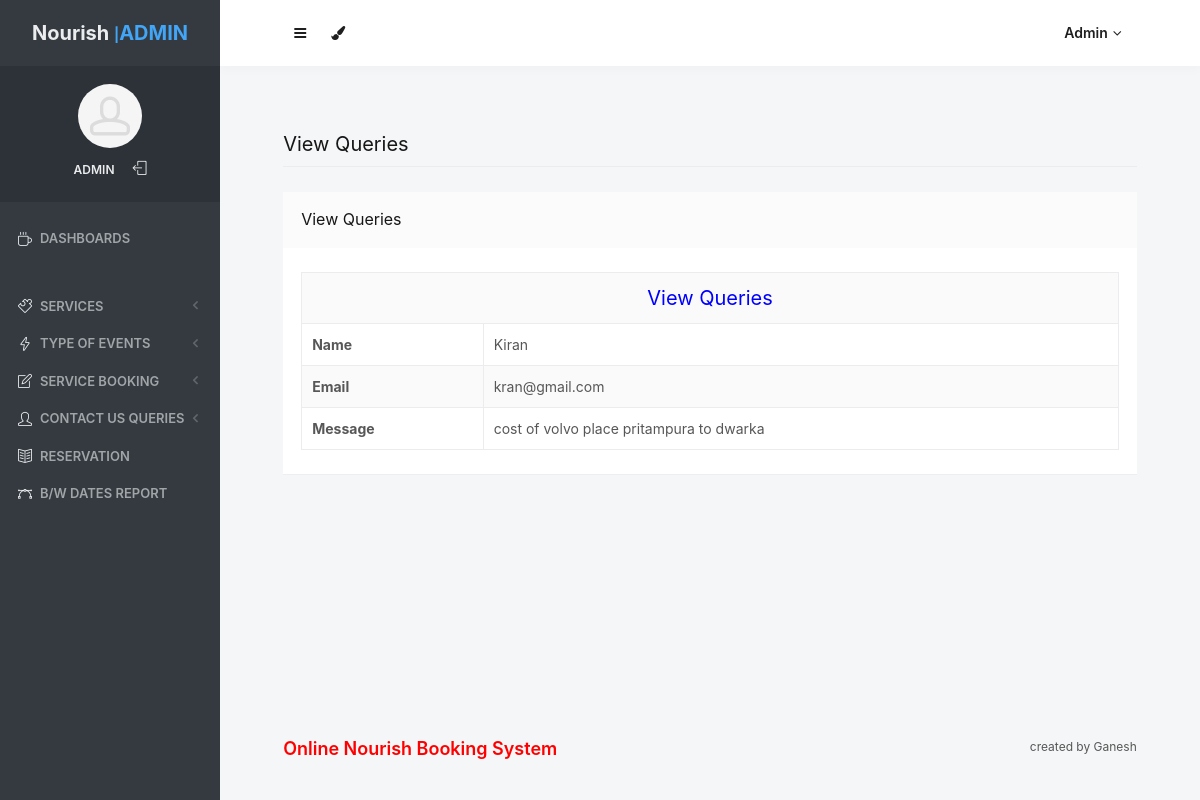
Before: /admin/view-user-queries.php?viewid=1 (signed in) with the older database file.
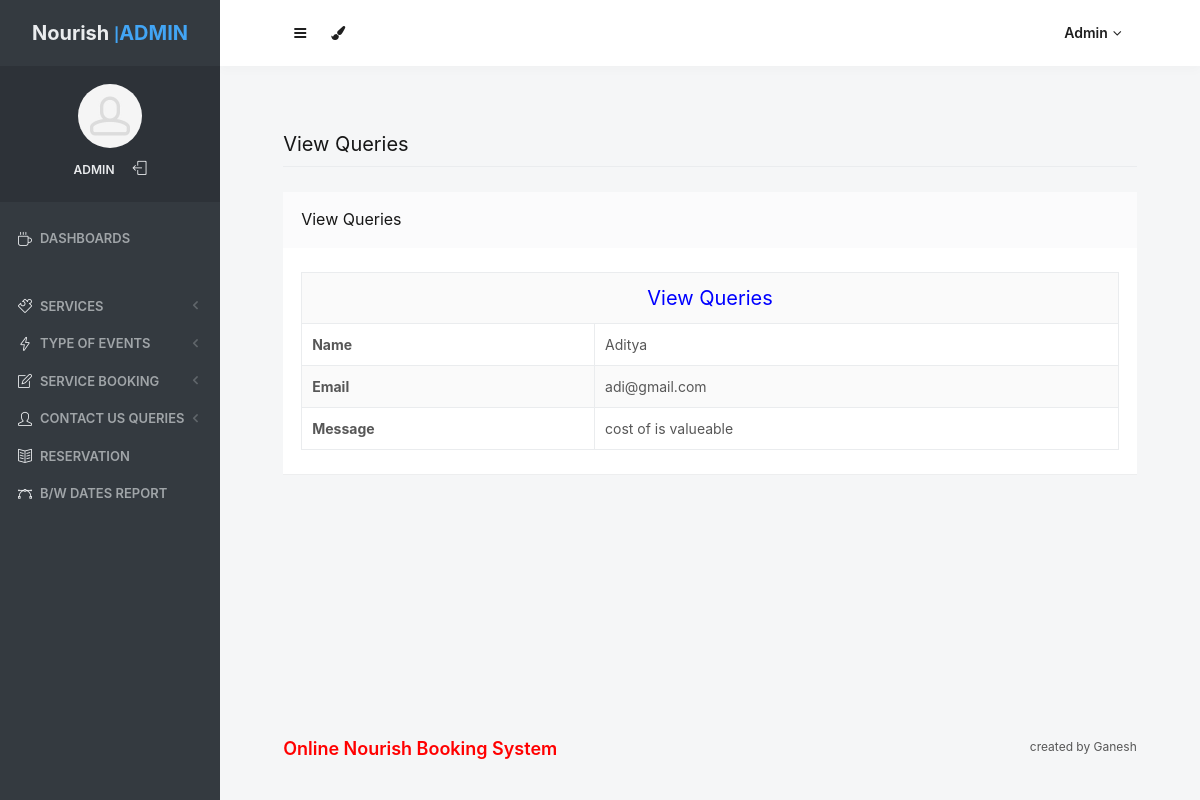
After: the same page with the newer database file.
### tables this page shows
CREATE TABLE `tblcontact` (
  `ID` int(10) NOT NULL,
  `Name` varchar(200) DEFAULT NULL,
  `Email` varchar(200) DEFAULT NULL,
  `Message` mediumtext DEFAULT NULL,
  `EnquiryDate` timestamp NOT NULL DEFAULT current_timestamp(),
  `IsRead` int(5) DEFAULT NULL
);

### admin/view-user-queries.php (the view, shortened to what this page needs)
<?php
if (strlen($_SESSION['odmsaid']==0)) {
  header('location:logout.php');
  } else{
$vid=$_GET['viewid'];
  ?>
<!doctype html>
<html lang="en" class="no-focus">
    <head>
        <link rel="stylesheet" href="assets/js/plugins/datatables/dataTables.bootstrap4.min.css">
        <link rel="stylesheet" id="css-main" href="assets/css/codebase.min.css">
    </head>
    <body>
        <div id="page-container" class="sidebar-o sidebar-inverse side-scroll page-header-fixed main-content-narrow">
           <?php include_once('includes/sidebar.php');?>
          <?php include_once('includes/header.php');?>
            <main id="main-container">
                <div class="content">
                    <h2 class="content-heading">View Queries</h2>
                    <div class="block">
                        <div class="block-header block-header-default">
                            <h3 class="block-title">View Queries</h3>
                        </div>
                        <div class="block-content block-content-full">
                           <?php
$sql="SELECT * from  tblcontact where ID=$vid";
$query = $dbh -> prepare($sql);
$query->execute();
$results=$query->fetchAll(PDO::FETCH_OBJ);
$cnt=1;
if($query->rowCount() > 0)
{
foreach($results as $row)
{               ?>
   <table class="table table-bordered table-striped table-vcenter js-dataTable-full-pagination">
 <tr align="center">
<td colspan="4" style="font-size:20px;color:blue">
 View Queries</td></tr>
    <tr>
    <th scope>Name</th>
    <td><?php  echo ($row->Name);?></td>
  </tr>
  <tr>
    <th scope>Email</th>
    <td><?php  echo ($row->Email);?></td>
  </tr>
  <tr><th >Message</th>
    <td colspan="3"><?php  echo ($row->Message);?></td></tr>
<?php $cnt=$cnt+1;}} ?>
</table>
                        </div>
                    </div>
                </div>
            </main>
           <?php include_once('includes/footer.php');?>
        </div>
    </body>
</html>
<?php }  ?>

Changed rows visible on the page:
changed tblcontact: Name "Kiran" → "Aditya"; Email "kran@gmail.com" → "adi@gmail.com"; Message "cost of volvo place pritampura to dwarka" → "cost of is valueable"
